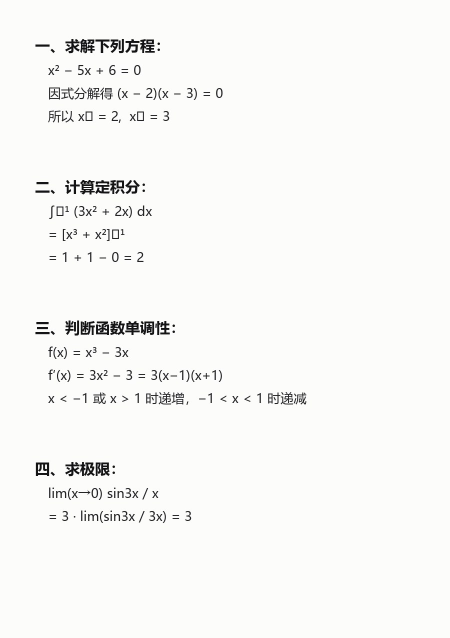
#> input picture site/sample-work.jpg, 900 x 1275 px (shown at 1/2 size)
$ python split_blocks.py ../site/sample-work.jpg
#> lines starting #> are read from the running program, lines starting #| are printed output that depends on the picture; after the words box and inside, x2 and y2 are one past the last pixel; in counts of white or black regions, pixels touching at a corner belong together
#!/usr/bin/env python
"""文档照片按文字块切图（切题 / 切段）。只依赖 Pillow + numpy。

用法：
    python split_blocks.py page.jpg --dry-run                   # 只打印分析结果
    python split_blocks.py page.jpg --out crops --write         # 落盘 part-01.jpg ...
    python split_blocks.py page.jpg --x0 0.10 --x1 0.86 --gap-ratio 0.45 --write

判读要点：
  * 打印里带 `!` 的间距表示“离切分阈值不到 30%”，这些位置自动切分不可靠，需要人工决定。
  * 列区间明显不对（只选了半页 / 把相邻页切进来）用 --x0/--x1 覆盖。
  * 落盘下边界取最后一条墨迹带 + pad，不用整图高度，避免把桌面黑边切进来。

算法要点（v2，2026-10-30 重写）：
  1) 背景用「整幅缩到 1/16 再放大」估计，再以 灰度/背景 < ink_ratio 判墨。
     早期版本用「每行 85 分位」当背景，页面下半部分存在横向阴影（左暗右亮），
     按行做背景时左半页被整块判成墨，几道题会粘成一条。
  2) 行阈值取 max(页宽×0.012, 行剖面 99 分位×0.05)；只用 sm.max()×0.06 会被阴影区拉高，
     导致真实的细笔画行被吞掉。
  3) 间距极小的带（< 中位带高 10%）先合并：同一行字的上下笔画常被切成两条。
  4) 页面边缘线剔除：位于图片下部 15%、高度 < 2%H、横跨 ≥60% 页宽的细长带，
     是桌面/本子边缘的阴影线，不是文字（已用视觉核对确认无字）。
"""
import argparse
import os

import numpy as np
from PIL import Image, ImageOps


def _runs(flags, min_len):
    """把布尔序列压成 [start, end) 区间列表，丢掉短于 min_len 的。"""
    out, start = [], None
    for i, v in enumerate(flags):
        if v and start is None:
            start = i
        elif not v and start is not None:
            if i - start >= min_len:
                out.append((start, i))
            start = None
    if start is not None and len(flags) - start >= min_len:
        out.append((start, len(flags)))
    return out


DEFAULT_GAP_RATIO = 0.36


def analyse_image(im, x0=0.12, x1=0.88, thr_ratio=0.40, ink_ratio=0.55,
                  col_ink_max=0.45, smooth_ratio=0.004, row_thresh_ratio=0.012,
                  min_band_ratio=0.006, bg_div=16, merge_ratio=0.10,
                  gap_ratio=DEFAULT_GAP_RATIO):
    """对已打开的灰度图做完整分析，返回 bands / regions / 参数。网页版算法要按这份结果对齐。"""
    im = im.convert("L")
    a = np.asarray(im).astype(np.float32)
    H, W = a.shape

    paper = float(np.percentile(a, 90))
    thr = thr_ratio * paper

    lo, hi = int(W * x0), int(W * x1)
    win = a[:, lo:hi]
    ink0 = win < thr

    # 深色桌面 / 装订阴影：整列几乎全是墨 → 剔掉，取剩下最长的一段
    col_ink = ink0.mean(axis=0)
    keep = col_ink <= col_ink_max
    runs = _runs(keep, max(2, int((hi - lo) * 0.15)))
    s, e = max(runs, key=lambda r: r[1] - r[0]) if runs else (0, hi - lo)
    sub = win[:, s:e]
    xs0, xs1 = lo + s, lo + e
    sh, sw = sub.shape

    # 1) 二维背景：缩到 1/16 再放大，消除光照渐变与阴影
    r_off = Image.NEAREST
    tmp = "tmp_bg_gray"
    sub_img = Image.fromarray(np.clip(sub, 0, 255).astype(np.uint8))
    bg_small = sub_img.resize((max(4, sw // bg_div), max(4, sh // bg_div)), Image.BILINEAR)
    bg = np.asarray(bg_small.resize((sw, sh), Image.BILINEAR), dtype=np.float32)
    del tmp, r_off
    bg = np.maximum(bg, 1.0)

    ink = (sub / bg) < ink_ratio
    row_ink = ink.sum(axis=1).astype(np.float32)

    # 2) 平滑 + 行阈值
    k = max(3, int(round(H * smooth_ratio)) | 1)
    sm = np.convolve(row_ink, np.ones(k) / k, mode="same")
    thr_row = max(sw * row_thresh_ratio, float(np.percentile(sm, 99)) * 0.05)
    min_len = max(2, int(round(H * min_band_ratio)))
    raw = _runs(list(sm > thr_row), min_len)

    # 3) 先合并间距极小的带（同一行字的上下笔画 / 标点）
    if raw:
        med0 = float(np.median([b[1] - b[0] for b in raw]))
        mg = max(2, int(round(med0 * merge_ratio)))
        bands = [list(raw[0])]
        for b in raw[1:]:
            if b[0] - bands[-1][1] < mg:
                bands[-1][1] = b[1]
            else:
                bands.append(list(b))
        bands = [(b[0], b[1]) for b in bands]
    else:
        bands = []

    # 4) 剔除页面边缘 / 阴影细线
    def _is_edge_band(b):
        y0, y1 = b
        h = y1 - y0
        if h > 0.02 * H or y0 < 0.85 * H:
            return False
        seg = ink[y0:y1]
        cov = float((seg.sum(axis=0) > 0).mean()) if h else 0.0
        return cov >= 0.60

    bands = [b for b in bands if not _is_edge_band(b)]

    # 4.5) xs 扩到真实墨迹列范围（与 site/src/segment.js 一致）：
    #      分析窗只取"够密的那一段"，但导出按 xs 裁，窗外的字会被整片切掉。
    if bands:
        # 用**全宽**背景重算一张墨迹图（与 JS 的 backgroundModel 同口径）：
        # 分析窗内的 ink 只有 sw 列，拿它判断窗外有没有字是错的（下标还是窗内偏移）。
        bgs = Image.fromarray(np.clip(a, 0, 255).astype(np.uint8)).resize(
            (max(4, W // bg_div), max(4, H // bg_div)), Image.BILINEAR)
        bgf = np.maximum(np.asarray(bgs.resize((W, H), Image.BILINEAR), dtype=np.float32), 1.0)
        ra, rb = bands[0][0], bands[-1][1]
        # 1.2% 行数起步：桌面/阴影列只有零散几个像素，真文字列远高于此
        need = max(4, int(round((rb - ra) * 0.012)))
        colcnt = ((a[ra:rb] / bgf[ra:rb]) < ink_ratio).sum(axis=0)
        hit = np.nonzero(colcnt >= need)[0]
        if hit.size:
            xs0 = min(xs0, int(hit[0]))
            xs1 = max(xs1, int(hit[-1]) + 1)
        del bgf, bgs

    regions, med, thr_gap, gaps = group(bands, gap_ratio)
    return dict(im=im, W=W, H=H, paper=paper, thr=thr, xs=[xs0, xs1],
                bands=[[b[0], b[1]] for b in bands], regions=regions,
                median_band=med, gap_thresh=thr_gap, gaps=gaps,
                profile=sm, thr_row=thr_row, smooth_k=k, row_ink=row_ink,
                params=dict(ink_ratio=ink_ratio, bg_div=bg_div, merge_ratio=merge_ratio,
                            row_thresh_ratio=row_thresh_ratio,
                            min_band_ratio=min_band_ratio, gap_ratio=gap_ratio))


def analyse(path, **kw):
    """命令行用：路径进来，其余同 analyse_image。"""
    return analyse_image(ImageOps.exif_transpose(Image.open(path)), **kw)


def pick_threshold(gaps, med, gap_ratio):
    """阈值怎么定：先看这页间距有没有"明显两档"。

    印刷/截图的题间相对行距是**跳跃式**（实测 20px→158px，7.9 倍）；手写页题间只比
    行距高一点点（实测 51px→55px，1.08 倍），没有跳跃。所以取排序后 gap 的最大跳跃
    g[i+1]/g[i]：≥2.2 倍且其上至少还有 2 个 gap，才认为有两档、阈值取跳跃中点；
    否则退回 med × gapRatio。与 site/src/segment.js 逐条同逻辑。
    """
    base = max(2.0, med * gap_ratio)
    n = len(gaps)
    if n < 5:
        return base
    # 只在"够宽的间距"里找跳跃：带内碎缝（2~3px）会让比值虚高，阈值被压到十几像素，
    # 整页就按行切了。med*0.2 以下的不参与跳跃判定（阈值本身仍按全部 gaps 算）。
    floor = max(2.0, med * 0.35)
    cand = sorted(float(x) for x in gaps if float(x) >= floor)
    m = len(cand)
    if m < 3:
        return base
    g = cand
    at, best = -1, 0.0
    for i in range(m - 1):
        r = g[i + 1] / max(1.0, g[i])
        if r > best:
            best, at = r, i
    if at < 0 or best < 2.2 or m - 1 - at < 2:
        return base
    return max(base, (g[at] + g[at + 1]) / 2.0)


def group(bands, gap_ratio):
    if not bands:
        return [], 0.0, 0.0, []
    heights = sorted(b[1] - b[0] for b in bands)
    med = float(heights[len(heights) // 2])

    # 小碎带（花括号尖、标点、题号上标）并到更近的一侧，再算间距：
    # 否则一个 26px 的括号尖会凭 55px 的间距白开一段。
    work = [list(b) for b in bands]
    if len(work) >= 3:
        for _ in range(8):
            if len(work) < 3:
                break
            idx = min(range(len(work)), key=lambda i: work[i][1] - work[i][0])
            if work[idx][1] - work[idx][0] >= 0.5 * med:
                break
            up = work[idx][0] - work[idx - 1][1] if idx > 0 else None
            dn = work[idx + 1][0] - work[idx][1] if idx < len(work) - 1 else None
            if up is None or (dn is not None and dn < up):
                work[idx + 1][0] = work[idx][0]
            else:
                work[idx - 1][1] = work[idx][1]
            work.pop(idx)

    # 切分基准：小碎带归位后再取上中位数（与 site/src/segment.js 完全一致）
    wh = sorted(w[1] - w[0] for w in work) if work else [0]
    med = float(wh[len(wh) // 2])
    gaps = [work[i + 1][0] - work[i][1] for i in range(len(work) - 1)]
    thr = pick_threshold(gaps, med, gap_ratio)
    regions = [[work[0][0], work[0][1]]]
    for i, g in enumerate(gaps, start=1):
        if g > thr:
            regions.append([work[i][0], work[i][1]])
        else:
            regions[-1][1] = work[i][1]
    full_gaps = [bands[i + 1][0] - bands[i][1] for i in range(len(bands) - 1)]
    return regions, med, thr, full_gaps


def main():
    p = argparse.ArgumentParser()
    p.add_argument("image")
    p.add_argument("--out", default="crops")
    p.add_argument("--prefix", default="part")
    p.add_argument("--x0", type=float, default=0.12, help="列起点百分比")
    p.add_argument("--x1", type=float, default=0.88, help="列终点百分比")
    p.add_argument("--thr-ratio", type=float, default=0.40, help="列过滤墨阈值 = 该值 × 纸面90分位")
    p.add_argument("--ink-ratio", type=float, default=0.55,
                   help="墨 = 灰度 / 二维背景 < 该值（0.50–0.62）")
    p.add_argument("--bg-div", type=int, default=16, help="背景估计的下采样倍数")
    p.add_argument("--merge-ratio", type=float, default=0.10, help="间距 < 该值×中位带高 先合并")
    p.add_argument("--col-ink-max", type=float, default=0.45)
    p.add_argument("--smooth-ratio", type=float, default=0.004)
    p.add_argument("--row-thresh-ratio", type=float, default=0.012)
    p.add_argument("--min-band-ratio", type=float, default=0.006)
    p.add_argument("--gap-ratio", type=float, default=0.36,
                   help="间距 > 该值 × 中位带高 就切开（本机实测 0.36–0.38 出 8 段）")
    p.add_argument("--pad", type=int, default=28, help="上下左右留白像素")
    p.add_argument("--quality", type=int, default=92)
    p.add_argument("--write", action="store_true")
    p.add_argument("--dry-run", action="store_true")
    p.add_argument("--json", help="把 bands/regions 写到该 json 文件（给回归测试用）")
    args = p.parse_args()

    r = analyse(args.image, x0=args.x0, x1=args.x1, thr_ratio=args.thr_ratio,
                ink_ratio=args.ink_ratio, col_ink_max=args.col_ink_max,
                smooth_ratio=args.smooth_ratio, row_thresh_ratio=args.row_thresh_ratio,
                min_band_ratio=args.min_band_ratio, bg_div=args.bg_div,
                merge_ratio=args.merge_ratio, gap_ratio=args.gap_ratio)
#> in analyse_image, `paper = float(np.percentile(a, 90))`: paper = 252
#> in analyse_image, `thr = thr_ratio * paper`: thr = 100.8
#> in analyse_image, `win = a[:, lo:hi]`:
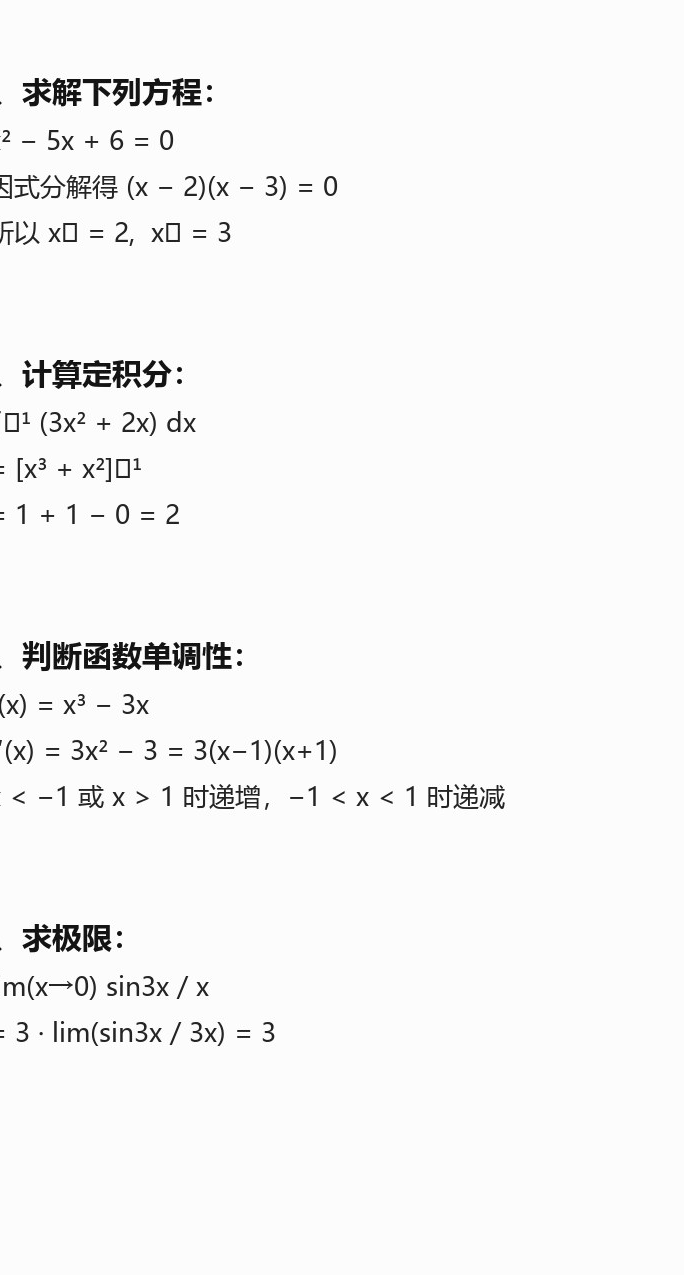
#> win: shape (1275, 684) float32; min 4, max 255, mean 246.7
#> in analyse_image, `ink0 = win < thr`:
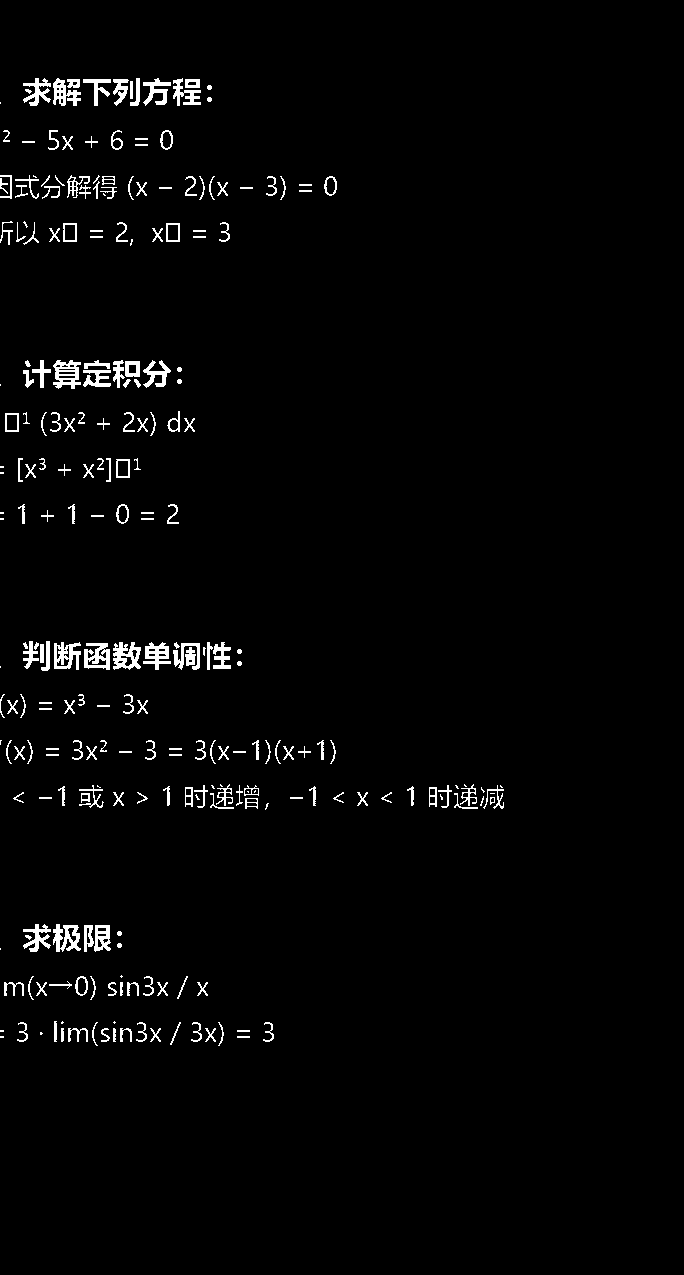
#> ink0: shape (1275, 684) bool; 2.1% white; 250 white regions (35 under 20 px), largest, box (x1, y1, x2, y2) and area: (113, 642, 141, 670) 485, (53, 360, 81, 389) 476, (53, 924, 81, 952) 461
#> in analyse_image, `col_ink = ink0.mean(axis=0)`: col_ink = 684 values, max 0.118 at index 56, min 0 at index 259, mean 0.0212
#> the loop in _runs, `for i, v in enumerate(flags):` made 684 passes
#> start on pass 1: 0
#> after the loop in _runs, `for i, v in enumerate(flags):`: out = []; start = 0
#> in analyse_image, `runs = _runs(keep, max(2, int((hi - lo) * 0.15)))`: runs = [(0, 684)]
#> in analyse_image, `s, e = max(runs, key=lambda r: r[1] - r[0]) if runs else (0, hi - lo)`: s = 0; e = 684
#> in analyse_image, `xs0, xs1 = lo + s, lo + e`: xs0 = 108; xs1 = 792
#> in analyse_image, `bg_small = sub_img.resize((max(4, sw // bg_div), max(4, sh // bg_div))..`:
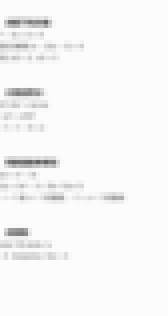
#> bg_small: PIL image 42x79 L (shown 4 times larger); min 100, max 252, mean 246.7
#> in analyse_image, `ink = (sub / bg) < ink_ratio`: ink: shape (1275, 684) bool; 2.2% white; 249 white regions (34 under 20 px), largest, box (x1, y1, x2, y2) and area: (113, 642, 141, 670) 467, (53, 360, 81, 389) 464, (53, 924, 81, 952) 451
#> in analyse_image, `row_ink = ink.sum(axis=1).astype(np.float32)`: row_ink = 1275 values, max 150 at index 658, min 0 at index 0, mean 14.89
#> in analyse_image, `sm = np.convolve(row_ink, np.ones(k) / k, mode="same")`: sm = 1275 values, max 126.2 at index 651, min 0 at index 0, mean 14.89
#> in analyse_image, `thr_row = max(sw * row_thresh_ratio, float(np.percentile(sm, 99)) * 0...`: thr_row = 8.21
#> in analyse_image, `raw = _runs(list(sm > thr_row), min_len)`: raw = [(77, 107), (129, 151), (174, 200), (221, 244), (359, 389), (411, 434), (457, 480), (504, 525), (641, 671), (694, 715), (739, 763), (784, 811), (923, 953), (975, 998), (1021, 1044)]
#> in analyse_image, `med0 = float(np.median([b[1] - b[0] for b in raw]))`: med0 = 23
#> in analyse_image, `mg = max(2, int(round(med0 * merge_ratio)))`: mg = 2
#> in analyse_image, `bands = [list(raw[0])]`: bands = [[77, 107]]
#> the loop in analyse_image, `for b in raw[1:]:` made 14 passes
#> after the loop in analyse_image, `for b in raw[1:]:`: bands = [[77, 107], [129, 151], [174, 200], [221, 244], [359, 389], [411, 434], [457, 480], [504, 525], [641, 671], [694, 715], [739, 763], [784, 811], [923, 953], [975, 998], [1021, 1044]]
#> in analyse_image, `bands = [(b[0], b[1]) for b in bands]`: bands has the same summary as raw
#> in analyse_image, `bgs = Image.fromarray(np.clip(a, 0, 255).astype(np.uint8)).resize( (ma..`:
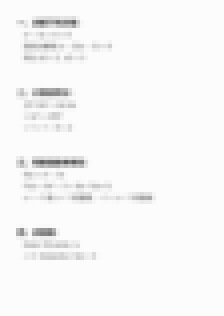
#> bgs: PIL image 56x79 L (shown 4 times larger); min 96, max 252, mean 247.6
#> in analyse_image, `ra, rb = bands[0][0], bands[-1][1]`: ra = 77; rb = 1044
#> in analyse_image, `need = max(4, int(round((rb - ra) * 0.012)))`: need = 12
#> in analyse_image, `colcnt = ((a[ra:rb] / bgf[ra:rb]) < ink_ratio).sum(axis=0)`: colcnt = 900 values, max 154 at index 164, min 0 at index 0, mean 23.22
#> in analyse_image, `hit = np.nonzero(colcnt >= need)[0]`: hit = 330 values from 71 to 609
#> in analyse_image, `xs0 = min(xs0, int(hit[0]))`: xs0 = 71
#> in group, `heights = sorted(b[1] - b[0] for b in bands)`: heights = [21, 21, 22, 23, 23, 23, 23, 23, 24, 26, 27, 30, 30, 30, 30]
#> in group, `med = float(heights[len(heights) // 2])`: med = 23
#> in group, `work = [list(b) for b in bands]`: work has the same summary as bands in analyse_image
#> the loop in group, `for _ in range(8):` made 1 pass
#> idx on pass 1: 7
#> in group, `wh = sorted(w[1] - w[0] for w in work) if work else [0]`: wh has the same summary as heights
#> in group, `gaps = [work[i + 1][0] - work[i][1] for i in range(len(work) - 1)]`: gaps = [22, 23, 21, 115, 22, 23, 24, 116, 23, 24, 21, 112, 22, 23]
#> in pick_threshold, `base = max(2.0, med * gap_ratio)`: base = 8.28
#> in pick_threshold, `n = len(gaps)`: n = 14
#> in pick_threshold, `floor = max(2.0, med * 0.35)`: floor = 8.05
#> in pick_threshold, `cand = sorted(float(x) for x in gaps if float(x) >= floor)`: cand = [21, 21, 22, 22, 22, 23, 23, 23, 23, 24, 24, 112, 115, 116]
#> in pick_threshold, `m = len(cand)`: m = 14
#> in pick_threshold, `g = cand`: g has the same summary as cand
#> the loop in pick_threshold, `for i in range(m - 1):` made 13 passes
#> (r, best) on passes 1, 2, 11: (1, 1), (1.05, 1.05), (4.67, 4.67)
#> r on passes 3 to 8: 1, 1, 1.05, 1, 1, 1
#> after the loop in pick_threshold, `for i in range(m - 1):`: at = 10; best = 4.67
#> in group, `thr = pick_threshold(gaps, med, gap_ratio)`: thr = 68
#> in group, `regions = [[work[0][0], work[0][1]]]`: regions = [[77, 107]]
#> the loop in group, `for i, g in enumerate(gaps, start=1):` made 14 passes
#> g on passes 1 to 12: 22, 23, 21, 115, 22, 23, 24, 116, 23, 24, 21, 112
#> after the loop in group, `for i, g in enumerate(gaps, start=1):`: regions = [[77, 244], [359, 525], [641, 811], [923, 1044]]
#> in group, `full_gaps = [bands[i + 1][0] - bands[i][1] for i in range(len(bands) -..`: full_gaps has the same summary as gaps
#> in analyse_image, `regions, med, thr_gap, gaps = group(bands, gap_ratio)`: med = 23; thr_gap = 68
#> r = 16 items
    regions, med, gthr, gaps = r["regions"], r["median_band"], r["gap_thresh"], r["gaps"]
#> regions = [[77, 244], [359, 525], [641, 811], [923, 1044]]; med = 23; gthr = 68

    print(f"图 {r['W']}x{r['H']}  纸面90分位={r['paper']:.0f}  列过滤墨阈值={r['thr']:.0f}")
#| 图 900x1275  纸面90分位=252  列过滤墨阈值=101
    print(f"列区间 x={r['xs'][0]}..{r['xs'][1]}  平滑窗={r['smooth_k']}  行阈值={r['thr_row']:.1f}")
#| 列区间 x=71..792  平滑窗=5  行阈值=8.2
    print(f"\n墨迹带 {len(r['bands'])} 条:")
#| 墨迹带 15 条:
    for i, (y0, y1) in enumerate(r["bands"]):
        print(f"  #{i:02d} [{y0},{y1}] h={y1 - y0}")
#> this loop made 15 passes
#|   #00 [77,107] h=30
#|   #01 [129,151] h=22
#|   #02 [174,200] h=26
#|   #03 [221,244] h=23
#|   #04 [359,389] h=30
#|   #05 [411,434] h=23
#|   #06 [457,480] h=23
#|   #07 [504,525] h=21
#> (further printed lines are left out)
    tier = "两档跳跃" if gthr > max(2.0, med * args.gap_ratio) + 0.01 else "基准"
#> tier = '两档跳跃'
    print(f"\n中位带高={med:.0f}  切分阈值={gthr:.1f}px ({args.gap_ratio}×中位带高, {tier})")
#| 中位带高=23  切分阈值=68.0px (0.36×中位带高, 两档跳跃)
    print("相邻间距:")
    risky = []
    for i, g in enumerate(gaps):
        ratio = g / gthr if gthr else 0
        flag = "!" if 0.7 <= ratio <= 1.3 else " "
        print(f"  {flag} gap {r['bands'][i][1]:>5}->{r['bands'][i + 1][0]:<5} = {g:>4} ({ratio:.2f}×) "
              f"{'切' if g > gthr else '合'}")
        if flag == "!":
            risky.append((i, g, ratio))
#> this loop made 14 passes
#> (g, ratio) on passes 1 to 12: (22, 0.324), (23, 0.338), (21, 0.309), (115, 1.69), (22, 0.324), (23, 0.338), (24, 0.353), (116, 1.71), (23, 0.338), (24, 0.353), (21, 0.309), (112, 1.65)
#|     gap   107->129   =   22 (0.32×) 合
#|     gap   151->174   =   23 (0.34×) 合
#|     gap   200->221   =   21 (0.31×) 合
#|     gap   244->359   =  115 (1.69×) 切
#|     gap   389->411   =   22 (0.32×) 合
#|     gap   434->457   =   23 (0.34×) 合
#|     gap   480->504   =   24 (0.35×) 合
#|     gap   525->641   =  116 (1.71×) 切
#> (further printed lines are left out)
#> after the loop, risky = []
    print(f"\n分区 {len(regions)} 段:")
#| 分区 4 段:
    for i, (y0, y1) in enumerate(regions):
        print(f"  #{i + 1} y {y0}..{y1} (h {y1 - y0})")
#> this loop made 4 passes
#|   #1 y 77..244 (h 167)
#|   #2 y 359..525 (h 166)
#|   #3 y 641..811 (h 170)
#|   #4 y 923..1044 (h 121)
    if risky:
        print(f"\n! 有 {len(risky)} 处间距离阈值不到 30%，自动切分不可靠，建议 vision 抽查或手工定：")
        for i, g, ratio in risky:
            print(f"   band {i} 与 {i + 1} 之间 gap={g} ({ratio:.2f}×)")

    if args.json:
        import json
        with open(args.json, "w", encoding="utf-8") as f:
            json.dump(dict(image=os.path.basename(args.image), W=r["W"], H=r["H"],
                           xs=list(r["xs"]), bands=[list(b) for b in r["bands"]],
                           regions=[list(x) for x in regions],
                           median_band=med, gap_thresh=gthr,
                           params=r["params"]),
                      f, ensure_ascii=False, indent=1)
        print(f"\nJSON → {os.path.abspath(args.json)}")

    if not args.write or args.dry_run:
        return

    os.makedirs(args.out, exist_ok=True)
    im, W, H, pad = r["im"], r["W"], r["H"], args.pad
    left = max(0, r["xs"][0] - pad)
    right = min(W, r["xs"][1] + pad)
    n = 0
    for i, (y0, y1) in enumerate(regions):
        box = (left, max(0, y0 - pad), right, min(H, y1 + pad))
        if box[3] - box[1] < 8:
            continue
        n += 1
        name = f"{args.prefix}-{n:02d}.jpg"
        im.crop(box).convert("RGB").save(os.path.join(args.out, name),
                                        quality=args.quality)
        print(f"写入 {name}  {box[2] - box[0]}x{box[3] - box[1]}")
    print(f"共 {n} 张 → {os.path.abspath(args.out)}")


if __name__ == "__main__":
    main()
